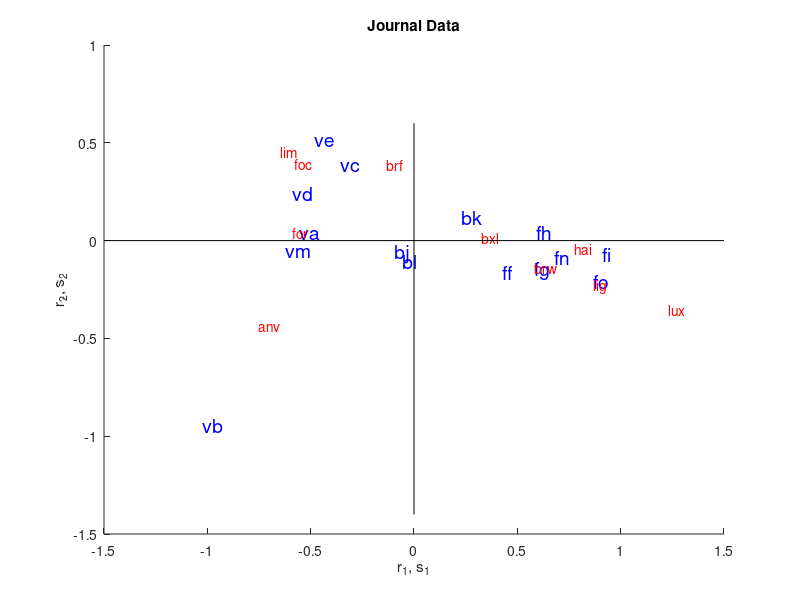

This chart was generated by the following MATLAB code:
% ---------------------------------------------------------------------
% Book:         MVA
% ---------------------------------------------------------------------
% Quantlet:     MVAcorrjourn
% ---------------------------------------------------------------------
% Description:  MVAcorrjourn performs a correspondence analysis for the
%               Belgian journal data ("journaux.dat"), shows the 
%               eigenvalues of the singular value decomposition of the 
%               chi-matrix and displays graphical its factorial
%               decomposition. 
% ---------------------------------------------------------------------
% Usage:        MVAcorrjourn
% ---------------------------------------------------------------------
% Inputs:       none
% ---------------------------------------------------------------------
% Output:       Correspondence analysis for the Belgian journal data 
%               ("journaux.dat"), shows the eigenvalues of the singular 
%               value decomposition of the chi-matrix and displays 
%               graphically its factorial decomposition. 
% ---------------------------------------------------------------------
% Example:      
% ---------------------------------------------------------------------
% Author:       Wolfgang Haerdle, Jorge Patron, Vladimir Georgescu, 
%               Song Song
% ---------------------------------------------------------------------

x=load('journaux.dat');

a=sum(x');
b=sum(x);


e=a'*b/sum(a);

%Chi-matrix
cc=(x-e)./sqrt(e);

[g1,l1,d1]=svd(cc)

%Transforming the data so that the matrix is identical to the one in
%Explore. Obs: the 7-th column of the g matrix in Explore cannot be found
%in the Matlab g matrix
g2=g1(:,1:10);

g(:,1)=g2(:,1);
g(:,2)=g2(:,2);
g(:,3)=-g2(:,3);
g(:,4)=-g2(:,4);
g(:,5)=g2(:,5);
g(:,6)=g2(:,6);
g(:,7)=-g2(:,10);
g(:,8)=-g2(:,7);
g(:,9)=g2(:,9);
g(:,10)=-g2(:,8);

l=diag(l1)';

%Transforming the data so that the matrix is identical to the one in
%Explore
d=d1(:,1);
d(:,2)=d1(:,2);
d(:,3)=-d1(:,3);
d(:,4)=-d1(:,4);
d(:,5)=d1(:,5);
d(:,6)=d1(:,6);
d(:,7)=d1(:,10);
d(:,8)=-d1(:,7);
d(:,9)=d1(:,9);
d(:,10)=-d1(:,8);

ll=l.*l;
aux=cumsum(ll)./sum(ll);
perc=[ll',aux'];
r1=repmat(l,15,1).*g;        %multiplies each column of g with each corresponding element of l
r=r1./repmat(sqrt(a'),1,10); %divides each row of r1  with each corresponding element of sqrt(a)
s1=repmat(l,10,1).*d;        %multiplies each column of d with each corresponding element of l
s=s1./repmat(sqrt(b)',1,10)  %divides each row of s1  with each corresponding element of sqrt(b)

rr=r(:,1:2);
ss=s(:,1:2);

%+car, cas

hold on 

types=['va'
       'vb'
       'vc'
       'vd'
       've'
       'ff'
       'fg'
       'fh'
       'fi'
       'bj'
       'bk'
       'bl'
       'vm'
       'fn'
       'fo'];

for i=1:15
    text(rr(i,1),rr(i,2),types(i,1:2),'Color','b','FontSize',14);
end

regions=['brw'
         'bxl'
         'anv'
         'brf'
         'foc'
         'for'
         'hai'
         'lig'
         'lim'
         'lux'];

for i=1:10
    text(ss(i,1),ss(i,2),regions(i,1:3),'Color','r');
end
hold on
line([-1.5 1.5],[0 0],'Color','k')
line([0 0],[0.6 -1.4],'Color','k')
title('Journal Data')
xlabel('r_1, s_1')
ylabel('r_2, s_2')
 
     
     
 